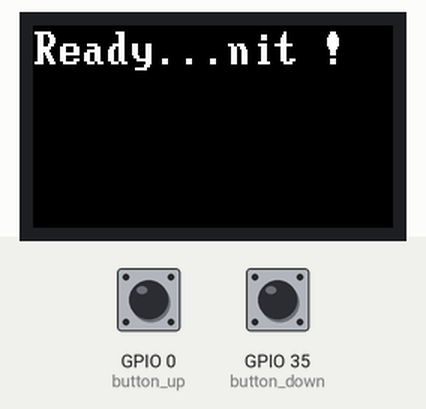
The program below on a simulated ESP32 board running MicroPython. On the bench: 240×135 colour display. The test bench sets the inputs (shaded band); at power-on: GPIO 0 (button_up) HIGH, GPIO 35 (button_down) HIGH. Library files of the repository ran but are not shown: vga2_bold_16x32.py, st7789.py; what the program prints to the serial console is not drawn.

Above: at 2.2 s.
2.3 s: GPIO 0 (button_up) pulled LOW for 0.15 s
At 3.0 s:
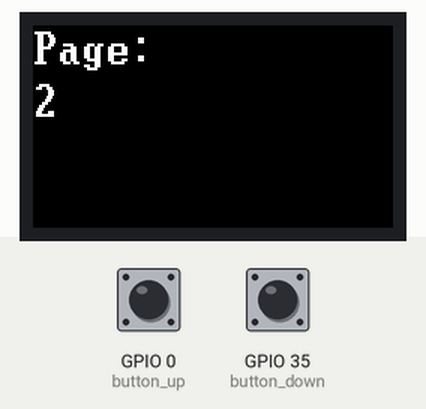
3.9 s: GPIO 35 (button_down) pulled LOW for 0.15 s
At 4.4 s:
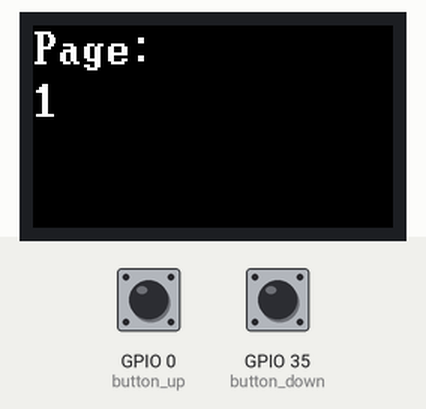
Timing chart, 0 to 6.9 s (numbered marks = the images above; inputs shaded):
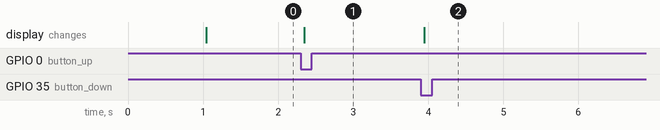

The program:

bavard.py
```python
import time, random
from machine import Pin, SPI
import vga2_bold_16x32 as font
import st7789

class Bavard:

    def __init__(self):
        self.tft = st7789.ST7789(
            SPI(2, baudrate=30000000, polarity=1, phase=1, sck=Pin(18), mosi=Pin(19)),
            135,
            240,
            reset=Pin(23, Pin.OUT),
            cs=Pin(5, Pin.OUT),
            dc=Pin(16, Pin.OUT),
            backlight=Pin(4, Pin.OUT),
            rotation=1
        )

        self.tft.text(font,"Bavard Init !",0,0)


        self.btn_up_pin = 0
        self.btn_down_pin = 35
        self.button_up = Pin(
            self.btn_up_pin,
            Pin.IN,
            Pin.PULL_UP
        )
        self.button_down = Pin(
            self.btn_down_pin,
            Pin.IN,
            Pin.PULL_UP
        )


        self.page_now = 1
        self.page_max = 5
        self.page_min = 1

        self.tft.text(font,"Ready...",0,0)

    def page_change(self, btn):
        first = btn.value()
        time.sleep(0.01)
        second = btn.value()
        if first and not second:
            if btn == self.button_up:
                self.page_now += 1
            if btn == self.button_down:
                self.page_now -= 1

            if self.page_now > self.page_max:
                self.page_now = self.page_max
            if self.page_now < self.page_min:
                self.page_now = self.page_min

            print("change page")
            print("page_now", self.page_now)

            self.tft.fill(st7789.BLACK)
            self.tft.text(font,"Page:",0,0)
            self.tft.text(font,str(self.page_now),0,35)

    def run(self):
        while True:
            self.page_change(self.button_up)
            self.page_change(self.button_down)

Bavard().run()
```

Measured:
- after the input at 2.3 s, the display: first changes at once (image 1 shows a later state)
- after the input at 3.9 s, the display: first changes after 0.05 s (image 2 shows a later state)
